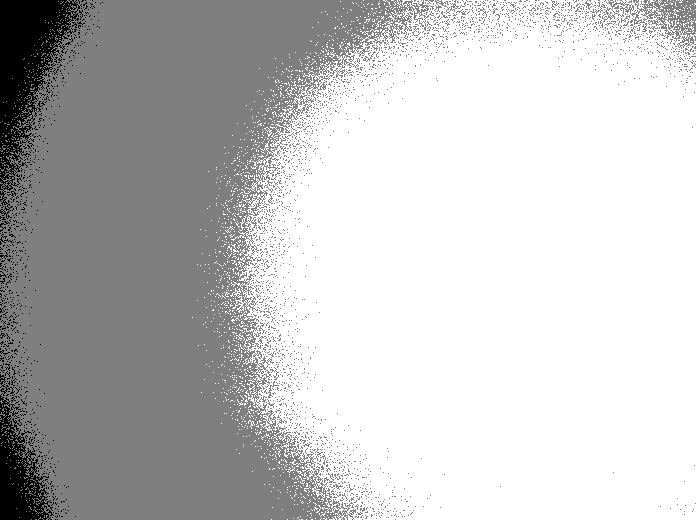
#> input picture FlatField_data/Flatfield.tif, 696 x 520 px; the run also reads 1 picture not shown here
$ jupyter execute Flatfield-correction.ipynb   (shell and % lines are left out)
#> lines starting #> are read from the running program, lines starting #| are printed output that depends on the picture
#  Shading a.k.a. flatfield correction

Fluorescence images acquired with a widefield microscope suffer from uneven illumnation. This is known as shading and the implication is that the observed intensities are distorted, if no correction is applied. The illumination profile can be measured by acquiring an image (under the same conditions as the original data) from a homogeneously fluorescent sample, e.g. a [fluorescent solution](https://calm.ucsf.edu/how-acquire-flat-field-correction-images) or fluorescent slide. This is indicated as the 'flatfield image' here. The flatfield image can be used to correct the original data.
This procedure is known as shading correction or flatfield correction. Below, it is demonstrated with synthetic data how this can be done with Python.

[cell 1]
import skimage
import matplotlib.pyplot as plt
from skimage import data
import numpy as np

Check and change working dir:

[cell 2]
%cd FlatField_data

Let's load the images. All of the images are greyscale images with a maximum of 4095 (12bit). There is a flatfield image, an image with objects that needs correction and a background image that can be used to correct the other two images:

[cell 3]
img_bg        = skimage.io.imread("Background.tif")
#> img_bg: shape (520, 696) uint16; min 100, max 117, mean 108.5
img_flatfield = skimage.io.imread("Flatfield.tif")
#> img_flatfield is the input picture: shape (520, 696) uint16; min 1159, max 1710, mean 1521.4
img_distorted = skimage.io.imread("Objects-distorted.tif")
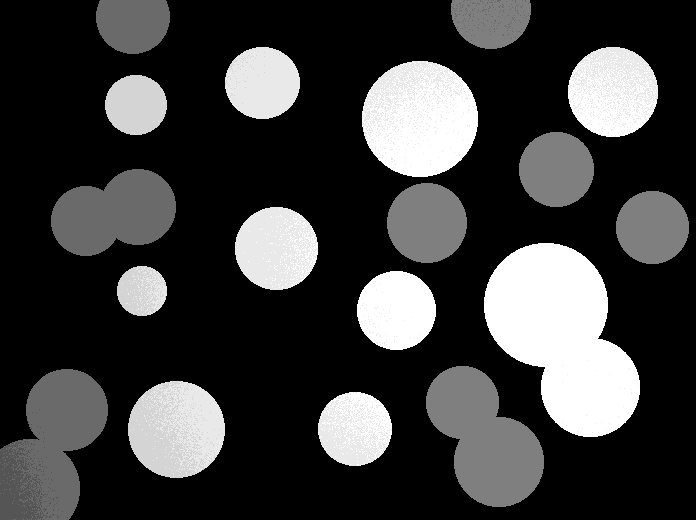
#> input picture FlatField_data/Objects-distorted.tif, 696 x 520 px
#> img_distorted is the input picture: shape (520, 696) uint16; min 107, max 3322, mean 843.1

In this example, we use a synthetic image with an offset (background) and two types of objects. One type has a high intensity and the other type has a lower intensity. Only objects with either a high or low intensity exist (with a bit of noise).

[cell 4]
plt.imshow(img_distorted, cmap='inferno')

It is clear that there is some shading as the objects on the left are dimmer (maybe it is better to say that they have a different color, since we use a false colormap).

We can also look at the image that we will use for the correction to get an impression of the uneven illumination:

[cell 5]
plt.imshow(img_flatfield, cmap='inferno')

The current format of the numbers is an integer that cannot be lower than zero. Since we're subtracting a background, values can go below zero (because of noise). In a later step, we need to divide to images, which needs a float as a result. Therefore, we convert all arrays to a float type:

[cell 6]
img_bg        = img_bg.astype(float)
img_flatfield = img_flatfield.astype(float)
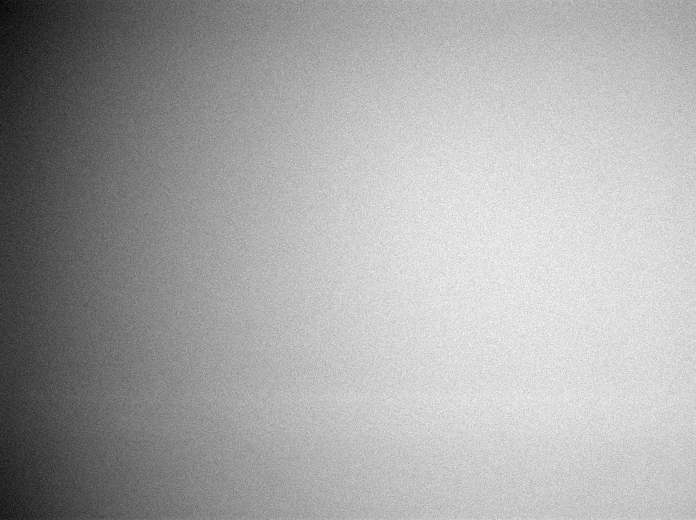
#> img_flatfield: shape (520, 696) float64; min 1159, max 1710, mean 1521.4; drawn with min black and max white
img_distorted = img_distorted.astype(float)

Subtract the background from both the object image and flatfield:

[cell 7]
img_flatfield_bg = img_flatfield - img_bg
img_distorted_bg = img_distorted - img_bg

Let's see what the maximal value is of the flatfield image. We will use this value later.

[cell 8]
max_value = np.amax(img_flatfield_bg)
#> max_value = 1600
max_value
#> Out = 1600

Let's plot the histogram of the background corrected image. We define 128 bins and stretch between the min and max (4095) of the 12bit image:

[cell 9]
hist, bin = np.histogram(img_distorted_bg,128,[0,4095])
#> hist = 128 values, max 151487 at index 0, min 0 at index 1, mean 2092.8; bin = 129 values from 0 to 4095
plt.plot(hist)
plt.show()
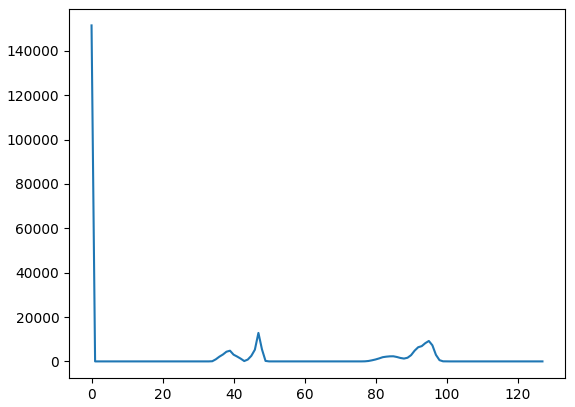
#> figure drawn by matplotlib, 1 panel; curve peaks at x = 0, y = 151487

There are two bumps around 45 and 90. These correspond to objects with different intensity that are also visible in the original image. These bumps are, however, broad due to uneven illumination of the image. Let's do the correction now:

[cell 10]
img_corrected = img_distorted_bg / img_flatfield_bg * max_value
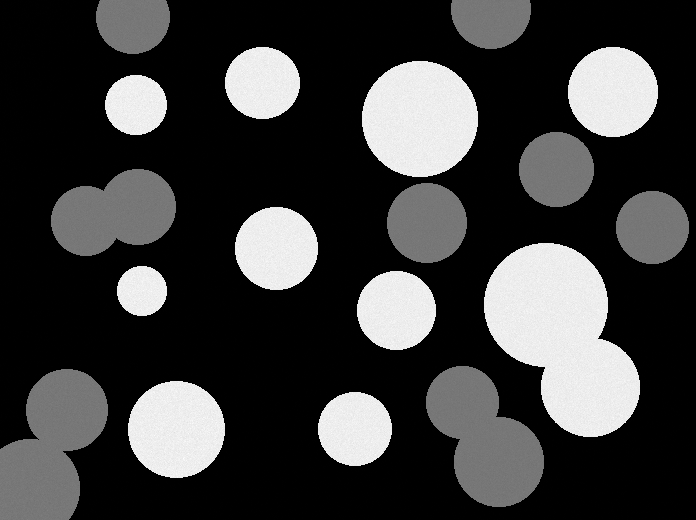
#> img_corrected: shape (520, 696) float64; min -10.81, max 3444, mean 815; drawn with min black and max white

Note that we multiply with the maximal value of the flatfield image to obtain an image that can be converted to an image with integers.
An alternative would be to multiply with the average value of the flatfield image. It doesn't really matter since the pixel values are arbitrary units of fluorescence intensity. But it is, of course, important to choose either of the two values for multiplication and stick to that.

[cell 11]
img_corrected.shape
#> Out = (520, 696)

[cell 12]
np.amax(img_corrected)
#> Out = 3444

The corrected image still has float values for the pixels, and we can convert it back to integers:

[cell 13]
img_corrected = img_corrected.astype(np.int16)

Let's have a look at the shading corrected image:

[cell 14]
plt.imshow(img_corrected, cmap='inferno')

The corrected image shows only objects with two intensities that are homogeneous over the image. Let's verify this with the histogram:

[cell 15]
hist, bin = np.histogram(img_corrected,128,[0,4095])
plt.plot(hist)
plt.show()
#> figure, not shown here; curve peaks at x = 0, y = 151487
